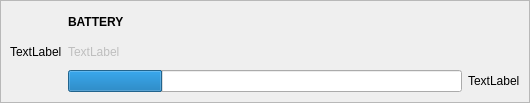
<?xml version="1.0" encoding="UTF-8"?>
<ui version="4.0">
 <class>PowerDevice</class>
 <widget class="QWidget" name="PowerDevice">
  <property name="geometry">
   <rect>
    <x>0</x>
    <y>0</y>
    <width>530</width>
    <height>103</height>
   </rect>
  </property>
  <property name="windowTitle">
   <string>Form</string>
  </property>
  <layout class="QVBoxLayout" name="verticalLayout">
   <property name="spacing">
    <number>0</number>
   </property>
   <property name="leftMargin">
    <number>0</number>
   </property>
   <property name="topMargin">
    <number>0</number>
   </property>
   <property name="rightMargin">
    <number>0</number>
   </property>
   <property name="bottomMargin">
    <number>0</number>
   </property>
   <item>
    <widget class="QFrame" name="frame">
     <property name="frameShape">
      <enum>QFrame::StyledPanel</enum>
     </property>
     <property name="frameShadow">
      <enum>QFrame::Raised</enum>
     </property>
     <layout class="QHBoxLayout" name="horizontalLayout">
      <item>
       <layout class="QVBoxLayout" name="verticalLayout_2">
        <item>
         <widget class="QLabel" name="iconLabel">
          <property name="text">
           <string notr="true">TextLabel</string>
          </property>
         </widget>
        </item>
       </layout>
      </item>
      <item>
       <layout class="QVBoxLayout" name="verticalLayout_3">
        <item>
         <widget class="QLabel" name="titleLabel">
          <property name="sizePolicy">
           <sizepolicy hsizetype="Expanding" vsizetype="Preferred">
            <horstretch>0</horstretch>
            <verstretch>0</verstretch>
           </sizepolicy>
          </property>
          <property name="font">
           <font>
            <weight>75</weight>
            <bold>true</bold>
           </font>
          </property>
          <property name="text">
           <string notr="true">BATTERY</string>
          </property>
         </widget>
        </item>
        <item>
         <widget class="QLabel" name="statusLabel">
          <property name="enabled">
           <bool>false</bool>
          </property>
          <property name="text">
           <string>TextLabel</string>
          </property>
         </widget>
        </item>
        <item>
         <widget class="QWidget" name="percentageWidget" native="true">
          <layout class="QHBoxLayout" name="horizontalLayout_2">
           <property name="leftMargin">
            <number>0</number>
           </property>
           <property name="topMargin">
            <number>0</number>
           </property>
           <property name="rightMargin">
            <number>0</number>
           </property>
           <property name="bottomMargin">
            <number>0</number>
           </property>
           <item>
            <widget class="QProgressBar" name="percentageBar">
             <property name="value">
              <number>24</number>
             </property>
             <property name="textVisible">
              <bool>false</bool>
             </property>
            </widget>
           </item>
           <item>
            <widget class="QLabel" name="percentageLabel">
             <property name="text">
              <string notr="true">TextLabel</string>
             </property>
            </widget>
           </item>
          </layout>
         </widget>
        </item>
       </layout>
      </item>
     </layout>
    </widget>
   </item>
  </layout>
 </widget>
 <resources/>
 <connections/>
</ui>
